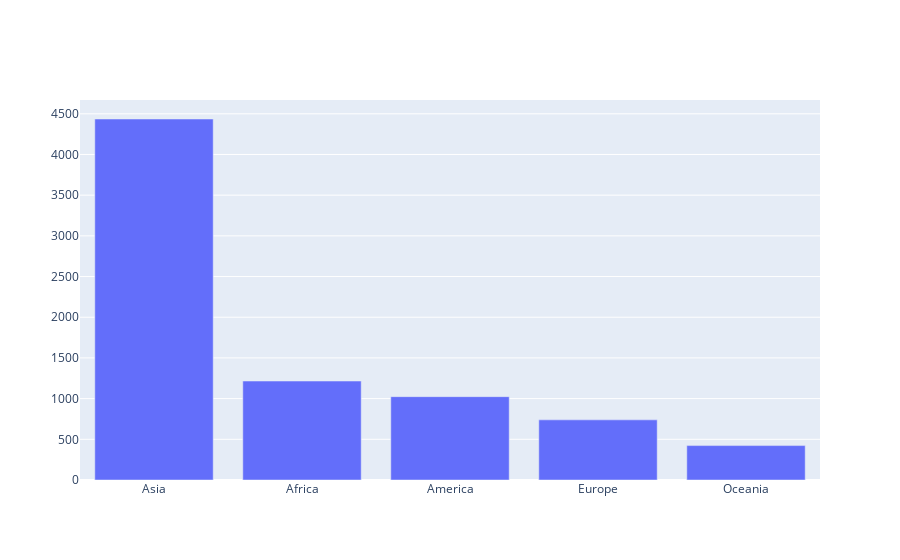

Here is the notebook cell this chart was saved with:
### Code cell
bar = go.Bar(x=continents, y=population)
data = [bar]
offline.iplot(data)

### Figure 1 — Plotly figure (JSON) as saved in the notebook; plotly's stock layout.template omitted (floating-point values rounded to 4 significant figures)
{"data": [{"type": "bar", "x": ["Asia", "Africa", "America", "Europe", "Oceania"], "y": [4436, 1216, 1024, 739, 423]}], "layout": {"autosize": true, "xaxis": {"autorange": true, "range": [-0.5, 4.5], "type": "category"}, "yaxis": {"autorange": true, "range": [0, 4669.0], "type": "linear"}}}
